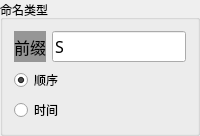
            <widget class="QGroupBox" name="groupBox_nameType">
             <property name="maximumSize">
              <size>
               <width>200</width>
               <height>16777215</height>
              </size>
             </property>
             <property name="title">
              <string>命名类型</string>
             </property>
             <layout class="QGridLayout" name="gridLayout_2">
              <item row="0" column="1">
               <widget class="QLineEdit" name="lineEdit_prefix">
                <property name="sizePolicy">
                 <sizepolicy hsizetype="Expanding" vsizetype="Preferred">
                  <horstretch>0</horstretch>
                  <verstretch>0</verstretch>
                 </sizepolicy>
                </property>
                <property name="minimumSize">
                 <size>
                  <width>0</width>
                  <height>0</height>
                 </size>
                </property>
                <property name="maximumSize">
                 <size>
                  <width>16777215</width>
                  <height>16777215</height>
                 </size>
                </property>
                <property name="font">
                 <font>
                  <family>宋体</family>
                  <pointsize>12</pointsize>
                 </font>
                </property>
                <property name="text">
                 <string>S</string>
                </property>
               </widget>
              </item>
              <item row="1" column="0" colspan="2">
               <widget class="QRadioButton" name="radioButton_order">
                <property name="text">
                 <string>顺序</string>
                </property>
                <property name="checked">
                 <bool>true</bool>
                </property>
               </widget>
              </item>
              <item row="2" column="0" colspan="2">
               <widget class="QRadioButton" name="radioButton_time">
                <property name="text">
                 <string>时间</string>
                </property>
               </widget>
              </item>
              <item row="0" column="0">
               <widget class="QLabel" name="label_8">
                <property name="minimumSize">
                 <size>
                  <width>0</width>
                  <height>0</height>
                 </size>
                </property>
                <property name="maximumSize">
                 <size>
                  <width>50</width>
                  <height>16777215</height>
                 </size>
                </property>
                <property name="palette">
                 <palette>
                  <active>
                   <colorrole role="WindowText">
                    <brush brushstyle="SolidPattern">
                     <color alpha="255">
                      <red>0</red>
                      <green>0</green>
                      <blue>0</blue>
                     </color>
                    </brush>
                   </colorrole>
                   <colorrole role="Button">
                    <brush brushstyle="SolidPattern">
                     <color alpha="255">
                      <red>150</red>
                      <green>150</green>
                      <blue>150</blue>
                     </color>
                    </brush>
                   </colorrole>
                   <colorrole role="Light">
                    <brush brushstyle="SolidPattern">
                     <color alpha="255">
                      <red>225</red>
                      <green>225</green>
                      <blue>225</blue>
                     </color>
                    </brush>
                   </colorrole>
                   <colorrole role="Midlight">
                    <brush brushstyle="SolidPattern">
                     <color alpha="255">
                      <red>187</red>
                      <green>187</green>
                      <blue>187</blue>
                     </color>
                    </brush>
                   </colorrole>
                   <colorrole role="Dark">
                    <brush brushstyle="SolidPattern">
                     <color alpha="255">
                      <red>75</red>
                      <green>75</green>
                      <blue>75</blue>
                     </color>
                    </brush>
                   </colorrole>
                   <colorrole role="Mid">
                    <brush brushstyle="SolidPattern">
                     <color alpha="255">
                      <red>100</red>
                      <green>100</green>
                      <blue>100</blue>
                     </color>
                    </brush>
                   </colorrole>
                   <colorrole role="Text">
                    <brush brushstyle="SolidPattern">
                     <color alpha="255">
                      <red>0</red>
                      <green>0</green>
                      <blue>0</blue>
                     </color>
                    </brush>
                   </colorrole>
                   <colorrole role="BrightText">
                    <brush brushstyle="SolidPattern">
                     <color alpha="255">
                      <red>255</red>
                      <green>255</green>
                      <blue>255</blue>
                     </color>
                    </brush>
                   </colorrole>
                   <colorrole role="ButtonText">
                    <brush brushstyle="SolidPattern">
                     <color alpha="255">
                      <red>0</red>
                      <green>0</green>
                      <blue>0</blue>
                     </color>
                    </brush>
                   </colorrole>
                   <colorrole role="Base">
                    <brush brushstyle="SolidPattern">
                     <color alpha="255">
                      <red>255</red>
                      <green>255</green>
                      <blue>255</blue>
                     </color>
                    </brush>
                   </colorrole>
                   <colorrole role="Window">
                    <brush brushstyle="SolidPattern">
                     <color alpha="255">
                      <red>150</red>
                      <green>150</green>
                      <blue>150</blue>
                     </color>
                    </brush>
                   </colorrole>
                   <colorrole role="Shadow">
                    <brush brushstyle="SolidPattern">
                     <color alpha="255">
                      <red>0</red>
                      <green>0</green>
                      <blue>0</blue>
                     </color>
                    </brush>
                   </colorrole>
                   <colorrole role="AlternateBase">
                    <brush brushstyle="SolidPattern">
                     <color alpha="255">
                      <red>202</red>
                      <green>202</green>
                      <blue>202</blue>
                     </color>
                    </brush>
                   </colorrole>
                   <colorrole role="ToolTipBase">
                    <brush brushstyle="SolidPattern">
                     <color alpha="255">
                      <red>255</red>
                      <green>255</green>
                      <blue>220</blue>
                     </color>
                    </brush>
                   </colorrole>
                   <colorrole role="ToolTipText">
                    <brush brushstyle="SolidPattern">
                     <color alpha="255">
                      <red>0</red>
                      <green>0</green>
                      <blue>0</blue>
                     </color>
                    </brush>
                   </colorrole>
                  </active>
                  <inactive>
                   <colorrole role="WindowText">
                    <brush brushstyle="SolidPattern">
                     <color alpha="255">
                      <red>0</red>
                      <green>0</green>
                      <blue>0</blue>
                     </color>
                    </brush>
                   </colorrole>
                   <colorrole role="Button">
                    <brush brushstyle="SolidPattern">
                     <color alpha="255">
                      <red>150</red>
                      <green>150</green>
                      <blue>150</blue>
                     </color>
                    </brush>
                   </colorrole>
                   <colorrole role="Light">
                    <brush brushstyle="SolidPattern">
                     <color alpha="255">
                      <red>225</red>
                      <green>225</green>
                      <blue>225</blue>
                     </color>
                    </brush>
                   </colorrole>
                   <colorrole role="Midlight">
                    <brush brushstyle="SolidPattern">
                     <color alpha="255">
                      <red>187</red>
                      <green>187</green>
                      <blue>187</blue>
                     </color>
                    </brush>
                   </colorrole>
                   <colorrole role="Dark">
                    <brush brushstyle="SolidPattern">
                     <color alpha="255">
                      <red>75</red>
                      <green>75</green>
                      <blue>75</blue>
                     </color>
                    </brush>
                   </colorrole>
                   <colorrole role="Mid">
                    <brush brushstyle="SolidPattern">
                     <color alpha="255">
                      <red>100</red>
                      <green>100</green>
                      <blue>100</blue>
                     </color>
                    </brush>
                   </colorrole>
                   <colorrole role="Text">
                    <brush brushstyle="SolidPattern">
                     <color alpha="255">
                      <red>0</red>
                      <green>0</green>
                      <blue>0</blue>
                     </color>
                    </brush>
                   </colorrole>
                   <colorrole role="BrightText">
                    <brush brushstyle="SolidPattern">
                     <color alpha="255">
                      <red>255</red>
                      <green>255</green>
                      <blue>255</blue>
                     </color>
                    </brush>
                   </colorrole>
                   <colorrole role="ButtonText">
                    <brush brushstyle="SolidPattern">
                     <color alpha="255">
                      <red>0</red>
                      <green>0</green>
                      <blue>0</blue>
                     </color>
                    </brush>
                   </colorrole>
                   <colorrole role="Base">
                    <brush brushstyle="SolidPattern">
                     <color alpha="255">
                      <red>255</red>
                      <green>255</green>
                      <blue>255</blue>
                     </color>
                    </brush>
                   </colorrole>
                   <colorrole role="Window">
                    <brush brushstyle="SolidPattern">
                     <color alpha="255">
                      <red>150</red>
                      <green>150</green>
                      <blue>150</blue>
                     </color>
                    </brush>
                   </colorrole>
                   <colorrole role="Shadow">
                    <brush brushstyle="SolidPattern">
                     <color alpha="255">
                      <red>0</red>
                      <green>0</green>
                      <blue>0</blue>
                     </color>
                    </brush>
                   </colorrole>
                   <colorrole role="AlternateBase">
                    <brush brushstyle="SolidPattern">
                     <color alpha="255">
                      <red>202</red>
                      <green>202</green>
                      <blue>202</blue>
                     </color>
                    </brush>
                   </colorrole>
                   <colorrole role="ToolTipBase">
                    <brush brushstyle="SolidPattern">
                     <color alpha="255">
                      <red>255</red>
                      <green>255</green>
                      <blue>220</blue>
                     </color>
                    </brush>
                   </colorrole>
                   <colorrole role="ToolTipText">
                    <brush brushstyle="SolidPattern">
                     <color alpha="255">
                      <red>0</red>
                      <green>0</green>
                      <blue>0</blue>
                     </color>
                    </brush>
                   </colorrole>
                  </inactive>
                  <disabled>
                   <colorrole role="WindowText">
                    <brush brushstyle="SolidPattern">
                     <color alpha="255">
                      <red>75</red>
                      <green>75</green>
                      <blue>75</blue>
                     </color>
                    </brush>
                   </colorrole>
                   <colorrole role="Button">
                    <brush brushstyle="SolidPattern">
                     <color alpha="255">
                      <red>150</red>
                      <green>150</green>
                      <blue>150</blue>
                     </color>
                    </brush>
                   </colorrole>
                   <colorrole role="Light">
                    <brush brushstyle="SolidPattern">
                     <color alpha="255">
                      <red>225</red>
                      <green>225</green>
                      <blue>225</blue>
                     </color>
                    </brush>
                   </colorrole>
                   <colorrole role="Midlight">
                    <brush brushstyle="SolidPattern">
                     <color alpha="255">
                      <red>187</red>
                      <green>187</green>
                      <blue>187</blue>
                     </color>
                    </brush>
                   </colorrole>
                   <colorrole role="Dark">
                    <brush brushstyle="SolidPattern">
                     <color alpha="255">
                      <red>75</red>
                      <green>75</green>
                      <blue>75</blue>
                     </color>
                    </brush>
                   </colorrole>
                   <colorrole role="Mid">
                    <brush brushstyle="SolidPattern">
                     <color alpha="255">
                      <red>100</red>
                      <green>100</green>
                      <blue>100</blue>
                     </color>
                    </brush>
                   </colorrole>
                   <colorrole role="Text">
                    <brush brushstyle="SolidPattern">
                     <color alpha="255">
                      <red>75</red>
                      <green>75</green>
                      <blue>75</blue>
                     </color>
                    </brush>
                   </colorrole>
                   <colorrole role="BrightText">
                    <brush brushstyle="SolidPattern">
                     <color alpha="255">
                      <red>255</red>
                      <green>255</green>
                      <blue>255</blue>
                     </color>
                    </brush>
                   </colorrole>
                   <colorrole role="ButtonText">
                    <brush brushstyle="SolidPattern">
                     <color alpha="255">
                      <red>75</red>
                      <green>75</green>
                      <blue>75</blue>
                     </color>
                    </brush>
                   </colorrole>
                   <colorrole role="Base">
                    <brush brushstyle="SolidPattern">
                     <color alpha="255">
                      <red>150</red>
                      <green>150</green>
                      <blue>150</blue>
                     </color>
                    </brush>
                   </colorrole>
                   <colorrole role="Window">
                    <brush brushstyle="SolidPattern">
                     <color alpha="255">
                      <red>150</red>
                      <green>150</green>
                      <blue>150</blue>
                     </color>
                    </brush>
                   </colorrole>
                   <colorrole role="Shadow">
                    <brush brushstyle="SolidPattern">
                     <color alpha="255">
                      <red>0</red>
                      <green>0</green>
                      <blue>0</blue>
                     </color>
                    </brush>
                   </colorrole>
                   <colorrole role="AlternateBase">
                    <brush brushstyle="SolidPattern">
                     <color alpha="255">
                      <red>150</red>
                      <green>150</green>
                      <blue>150</blue>
                     </color>
                    </brush>
                   </colorrole>
                   <colorrole role="ToolTipBase">
                    <brush brushstyle="SolidPattern">
                     <color alpha="255">
                      <red>255</red>
                      <green>255</green>
                      <blue>220</blue>
                     </color>
                    </brush>
                   </colorrole>
                   <colorrole role="ToolTipText">
                    <brush brushstyle="SolidPattern">
                     <color alpha="255">
                      <red>0</red>
                      <green>0</green>
                      <blue>0</blue>
                     </color>
                    </brush>
                   </colorrole>
                  </disabled>
                 </palette>
                </property>
                <property name="font">
                 <font>
                  <family>宋体</family>
                  <pointsize>12</pointsize>
                 </font>
                </property>
                <property name="autoFillBackground">
                 <bool>true</bool>
                </property>
                <property name="text">
                 <string>前缀</string>
                </property>
                <property name="alignment">
                 <set>Qt::AlignCenter</set>
                </property>
               </widget>
              </item>
             </layout>
            </widget>
